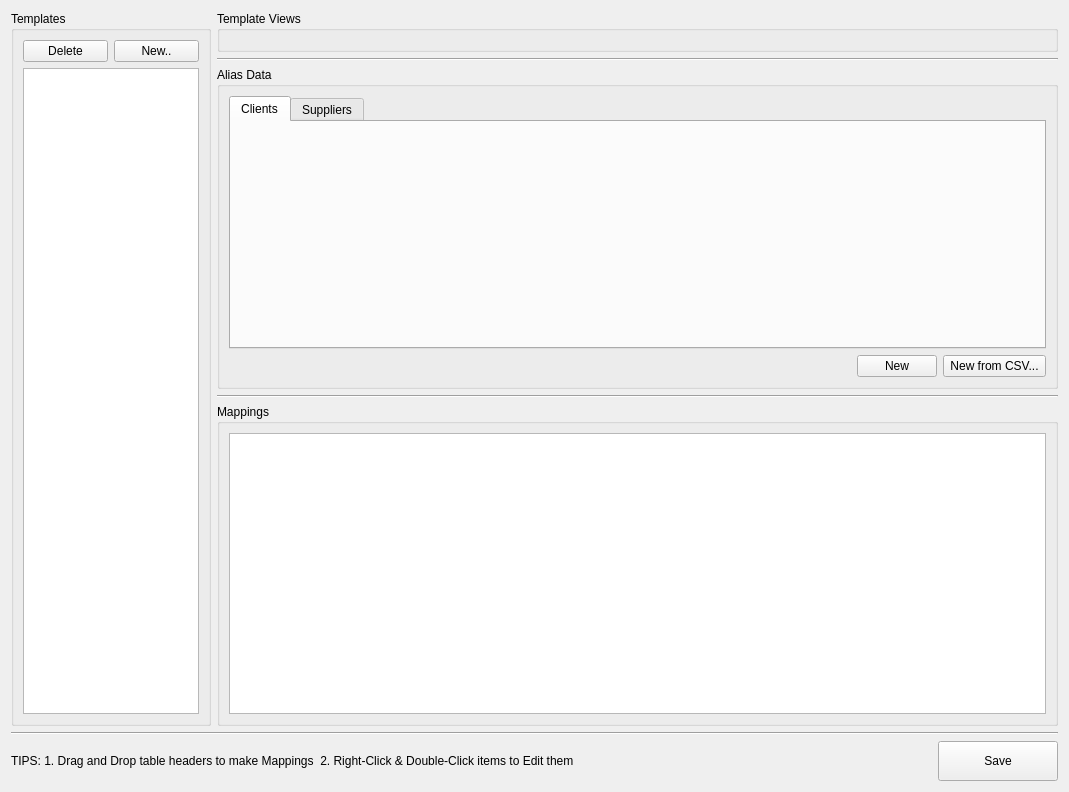
<?xml version="1.0" encoding="UTF-8"?>
<ui version="4.0">
 <class>TemplateEditor</class>
 <widget class="QWidget" name="TemplateEditor">
  <property name="windowModality">
   <enum>Qt::ApplicationModal</enum>
  </property>
  <property name="geometry">
   <rect>
    <x>0</x>
    <y>0</y>
    <width>1069</width>
    <height>792</height>
   </rect>
  </property>
  <property name="windowTitle">
   <string>Form</string>
  </property>
  <layout class="QVBoxLayout" name="verticalLayout_6">
   <item>
    <layout class="QHBoxLayout" name="horizontalLayout_2">
     <property name="rightMargin">
      <number>0</number>
     </property>
     <item>
      <widget class="QGroupBox" name="grp_templates">
       <property name="maximumSize">
        <size>
         <width>200</width>
         <height>16777215</height>
        </size>
       </property>
       <property name="title">
        <string>Templates</string>
       </property>
       <layout class="QVBoxLayout" name="verticalLayout">
        <item>
         <layout class="QHBoxLayout" name="horizontalLayout_4">
          <property name="bottomMargin">
           <number>0</number>
          </property>
          <item>
           <widget class="QPushButton" name="btn_delete_template">
            <property name="text">
             <string>Delete</string>
            </property>
           </widget>
          </item>
          <item>
           <widget class="QPushButton" name="btn_new_template">
            <property name="text">
             <string>New..</string>
            </property>
           </widget>
          </item>
         </layout>
        </item>
        <item>
         <widget class="QTreeView" name="tre_browse_templates">
          <property name="animated">
           <bool>true</bool>
          </property>
          <property name="allColumnsShowFocus">
           <bool>false</bool>
          </property>
          <property name="headerHidden">
           <bool>true</bool>
          </property>
         </widget>
        </item>
       </layout>
      </widget>
     </item>
     <item>
      <layout class="QVBoxLayout" name="verticalLayout_4">
       <property name="bottomMargin">
        <number>0</number>
       </property>
       <item>
        <widget class="QGroupBox" name="grp_template_veiws">
         <property name="title">
          <string>Template Views</string>
         </property>
         <layout class="QVBoxLayout" name="verticalLayout_3"/>
        </widget>
       </item>
       <item>
        <widget class="Line" name="line_2">
         <property name="orientation">
          <enum>Qt::Horizontal</enum>
         </property>
        </widget>
       </item>
       <item>
        <widget class="QGroupBox" name="grp_aliases">
         <property name="enabled">
          <bool>true</bool>
         </property>
         <property name="title">
          <string>Alias Data</string>
         </property>
         <layout class="QVBoxLayout" name="verticalLayout_5">
          <item>
           <widget class="QTabWidget" name="tab_aliases">
            <property name="enabled">
             <bool>true</bool>
            </property>
            <property name="tabPosition">
             <enum>QTabWidget::North</enum>
            </property>
            <property name="tabShape">
             <enum>QTabWidget::Rounded</enum>
            </property>
            <property name="currentIndex">
             <number>0</number>
            </property>
            <property name="usesScrollButtons">
             <bool>true</bool>
            </property>
            <property name="documentMode">
             <bool>false</bool>
            </property>
            <property name="tabsClosable">
             <bool>false</bool>
            </property>
            <widget class="QWidget" name="tab">
             <attribute name="title">
              <string>Clients</string>
             </attribute>
            </widget>
            <widget class="QWidget" name="tab_2">
             <attribute name="title">
              <string>Suppliers</string>
             </attribute>
            </widget>
           </widget>
          </item>
          <item>
           <layout class="QHBoxLayout" name="horizontalLayout_3">
            <property name="bottomMargin">
             <number>0</number>
            </property>
            <item>
             <spacer name="horizontalSpacer_2">
              <property name="orientation">
               <enum>Qt::Horizontal</enum>
              </property>
              <property name="sizeHint" stdset="0">
               <size>
                <width>40</width>
                <height>20</height>
               </size>
              </property>
             </spacer>
            </item>
            <item>
             <widget class="QPushButton" name="btn_new_alias">
              <property name="text">
               <string>New</string>
              </property>
             </widget>
            </item>
            <item>
             <widget class="QPushButton" name="btn_new_alias_from_csv">
              <property name="text">
               <string> New from CSV... </string>
              </property>
             </widget>
            </item>
           </layout>
          </item>
         </layout>
        </widget>
       </item>
       <item>
        <widget class="Line" name="line_3">
         <property name="orientation">
          <enum>Qt::Horizontal</enum>
         </property>
        </widget>
       </item>
       <item>
        <widget class="QGroupBox" name="grp_mappings">
         <property name="maximumSize">
          <size>
           <width>16777215</width>
           <height>16777215</height>
          </size>
         </property>
         <property name="title">
          <string>Mappings</string>
         </property>
         <layout class="QVBoxLayout" name="verticalLayout_2">
          <item>
           <widget class="QTableView" name="tbl_mappings">
            <property name="selectionMode">
             <enum>QAbstractItemView::SingleSelection</enum>
            </property>
            <property name="selectionBehavior">
             <enum>QAbstractItemView::SelectRows</enum>
            </property>
            <attribute name="horizontalHeaderStretchLastSection">
             <bool>false</bool>
            </attribute>
           </widget>
          </item>
         </layout>
        </widget>
       </item>
      </layout>
     </item>
    </layout>
   </item>
   <item>
    <widget class="Line" name="line">
     <property name="orientation">
      <enum>Qt::Horizontal</enum>
     </property>
    </widget>
   </item>
   <item>
    <layout class="QHBoxLayout" name="horizontalLayout">
     <item>
      <widget class="QLabel" name="label">
       <property name="text">
        <string>TIPS: 1. Drag and Drop table headers to make Mappings  2. Right-Click &amp; Double-Click items to Edit them</string>
       </property>
      </widget>
     </item>
     <item>
      <spacer name="horizontalSpacer">
       <property name="orientation">
        <enum>Qt::Horizontal</enum>
       </property>
       <property name="sizeHint" stdset="0">
        <size>
         <width>40</width>
         <height>20</height>
        </size>
       </property>
      </spacer>
     </item>
     <item>
      <widget class="QPushButton" name="btn_save">
       <property name="minimumSize">
        <size>
         <width>120</width>
         <height>40</height>
        </size>
       </property>
       <property name="text">
        <string>Save</string>
       </property>
      </widget>
     </item>
    </layout>
   </item>
  </layout>
 </widget>
 <resources/>
 <connections/>
</ui>
